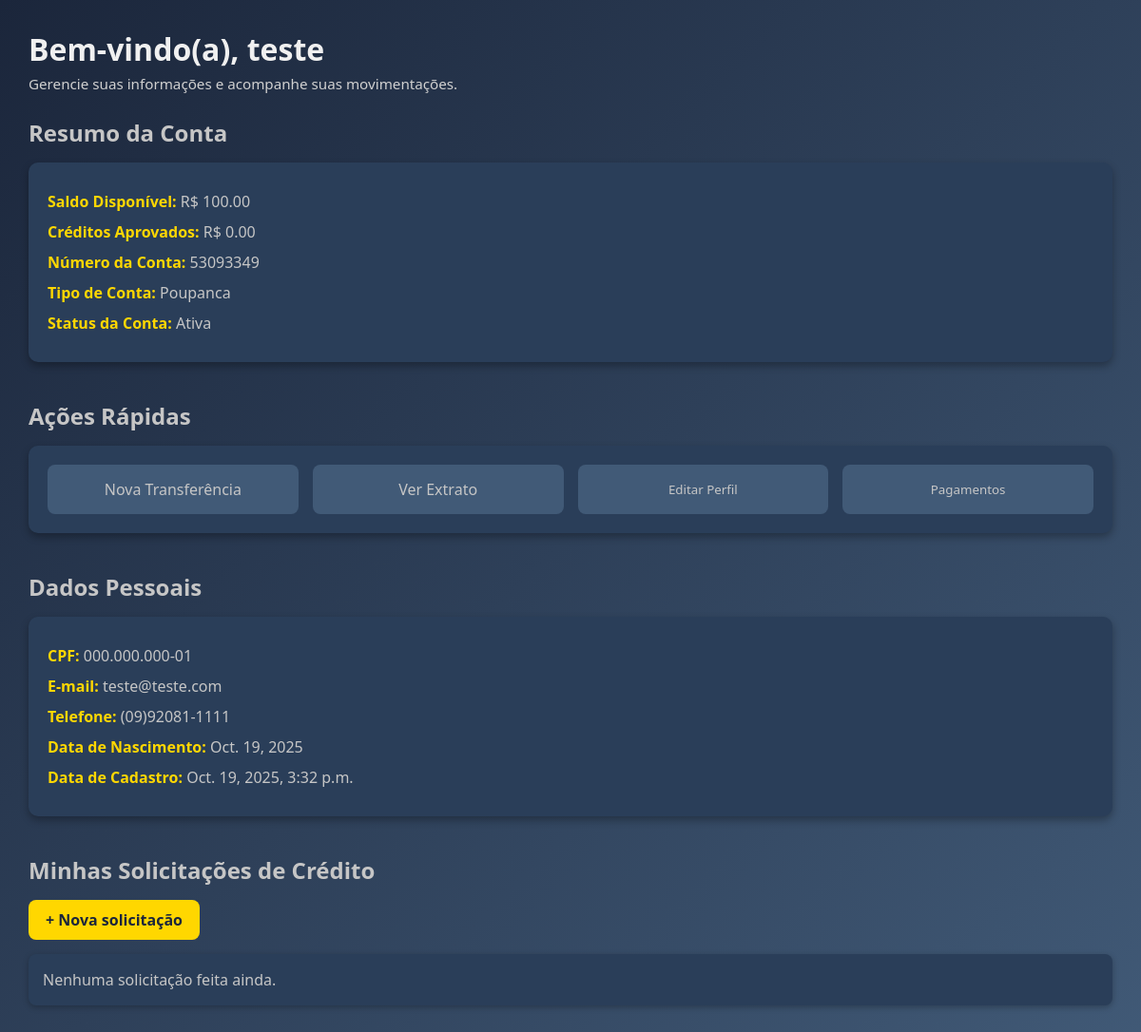
The app's page /users/perfil/ (signed in) with its own data.
### users/models.py (models this page shows, shortened)
class Cliente(models.Model):
    gerente_responsavel = models.ForeignKey(
        Gerente,
        on_delete=models.SET_NULL,
        null=True,
        blank=True,
        related_name="clientes"
    )
    numero_da_conta = models.CharField(
        max_length=20,
        unique=True,
        default=gerar_numero_conta
    )
    cpf = models.CharField(max_length=14, unique=True, validators=[cpf_validator])
    username = models.CharField(max_length=150)
    email = models.EmailField(unique=True)
    password = models.CharField(max_length=128)
    data_de_nascimento = models.DateField()
    telefone = models.CharField(max_length=14, validators=[telefone_validator])
    data_de_cadastro = models.DateTimeField(auto_now_add=True)
    saldo = models.DecimalField(max_digits=10, decimal_places=2, default=0.00)
    tipo_de_conta = models.CharField(
        max_length=20,
        choices=[
            ('corrente', 'Conta Corrente'),
            ('poupanca', 'Conta Poupança'),
            ('salario', 'Conta Salário'),
        ]
    )
    status_conta = models.CharField(max_length=20, default='ativa')
    admUser = models.BooleanField(default=False)
    creditos = models.DecimalField(max_digits=10, decimal_places=2, default=0.00)

### users/views.py (the view, shortened to what this page needs)
# urls.py: path('perfil/', views.view_perfil, name='perfil'),
def view_perfil(request):
    if "user_id" not in request.session:
        return redirect("users:login")
    user_id = request.session["user_id"]
    admUser = request.session.get("admUser", False)
    user = Cliente.objects.get(id=user_id)
    return render(request, "users/perfil/cliente/index.html", {"user": user})

### templates/users/perfil/cliente/index.html (shortened to what this page needs)
<!DOCTYPE html>
<html lang="pt-BR">
<head>
    {% load static %}
    <link rel="stylesheet" href="{% static 'perfil/cliente/index/style.css' %}">
</head>
<body>
    <div class="dashboard-container">
        <main class="main-content">
            <header class="main-header">
                <h1>Bem-vindo(a), {{ user.username }}</h1>
                <p>Gerencie suas informações e acompanhe suas movimentações.</p>
            </header>
            <section class="account-overview">
                <h2>Resumo da Conta</h2>
                <div class="card">
                    <p><strong>Saldo Disponível:</strong> R$ {{ user.saldo }}</p>
                    <p><strong>Créditos Aprovados:</strong> R$ {{ user.creditos }}</p>
                    <p><strong>Número da Conta:</strong> {{ user.numero_da_conta }}</p>
                    <p><strong>Tipo de Conta:</strong> {{ user.tipo_de_conta|capfirst }}</p>
                    <p><strong>Status da Conta:</strong> {{ user.status_conta|capfirst }}</p>
                </div>
            </section>
            <section class="quick-actions">
                <h2>Ações Rápidas</h2>
                <div class="card actions-grid">
                    <a href="{% url 'users:transferencia' %}" class="action-btn">Nova Transferência</a>
                    <a href="{% url 'users:extrato' %}" class="action-btn">Ver Extrato</a>
                    <button class="action-btn">Editar Perfil</button>
                    <button class="action-btn">Pagamentos</button>
                </div>
            </section>
            <section class="personal-info">
                <h2>Dados Pessoais</h2>
                <div class="card">
                    <p><strong>CPF:</strong> {{ user.cpf }}</p>
                    <p><strong>E-mail:</strong> {{ user.email }}</p>
                    <p><strong>Telefone:</strong> {{ user.telefone }}</p>
                    <p><strong>Data de Nascimento:</strong> {{ user.data_de_nascimento }}</p>
                    <p><strong>Data de Cadastro:</strong> {{ user.data_de_cadastro }}</p>
                </div>
            </section>
            <section class="credit-requests">
                <h2>Minhas Solicitações de Crédito</h2>
                <a href="{% url 'users:solicitar_credito' %}" class="btn-solicitacoes">+ Nova solicitação</a>
                <ul class="credit-list">
                    {% for s in user.solicitacoes.all %}
                        <li>
                            <strong>R$ {{ s.valor }}</strong> – {{ s.status|title }}
                            {% if s.resposta_gerente %}
                                <br><em>Mensagem do gerente:</em> {{ s.resposta_gerente }}
                            {% endif %}
                        </li>
                    {% empty %}
                        <li>Nenhuma solicitação feita ainda.</li>
                    {% endfor %}
                </ul>
            </section>
        </main>
    </div>
</body>
</html>

### static/perfil/cliente/index/style.css (style rules this page uses)
* { margin: 0; padding: 0; box-sizing: border-box; font-family: 'Segoe UI', Tahoma, Geneva, Verdana, sans-serif; }
:root { --primary-color: #FFD700; --secondary-color: #415A77; --sidebar-bg: #2A3E59; --card-bg: #2A3E59; --card-hover-bg: #1F334B; --text-color: #c6c6c6; --button-bg: #007bff; --button-hover: #0056b3; }
body { background: linear-gradient(135deg, #1B263B, #415A77); color: var(--text-color); min-height: 100vh; }
.main-content { padding: 30px; transition: margin-left 0.5s ease; }
.main-header h1 { font-size: 2em; margin-bottom: 5px; color: #F0F0F0; }
.main-header p { font-size: 0.95em; color: #D0D0D0; margin-bottom: 25px; }
section { margin-bottom: 40px; }
h2 { color: var(--text-color); margin-bottom: 15px; }
.card { background-color: var(--card-bg); padding: 20px; border-radius: 10px; box-shadow: 0 4px 8px rgba(0,0,0,0.3); transition: transform 0.3s, background-color 0.3s; }
.card p { margin: 10px 0; }
.card strong { color: var(--primary-color); }
.actions-grid { display: grid; grid-template-columns: repeat(auto-fit, minmax(160px, 1fr)); gap: 15px; text-align: center; }
.action-btn { background-color: var(--secondary-color); color: var(--text-color); border: none; padding: 15px; border-radius: 8px; font-weight: 500; cursor: pointer; text-decoration: none; transition: background 0.3s, transform 0.3s; }
.btn-solicitacoes { display: inline-block; margin-bottom: 15px; background-color: var(--primary-color); color: #1B263B; padding: 10px 18px; border-radius: 8px; font-weight: bold; text-decoration: none; transition: background 0.3s; }
.credit-list { list-style: none; padding: 0; }
.credit-list li { background-color: var(--card-bg); padding: 15px; margin-bottom: 10px; border-radius: 8px; box-shadow: 0 2px 6px rgba(0,0,0,0.25); line-height: 1.5; }

### records on screen
Cliente: username "teste", saldo "100.00", creditos "0.00", numero_da_conta "53093349", tipo_de_conta "Poupanca", status_conta "Ativa", cpf "000.000.000-01", email "teste@teste.com", telefone "(09)92081-1111", data_de_nascimento "Oct. 19, 2025", data_de_cadastro "Oct. 19, 2025, 3:32 p.m."
